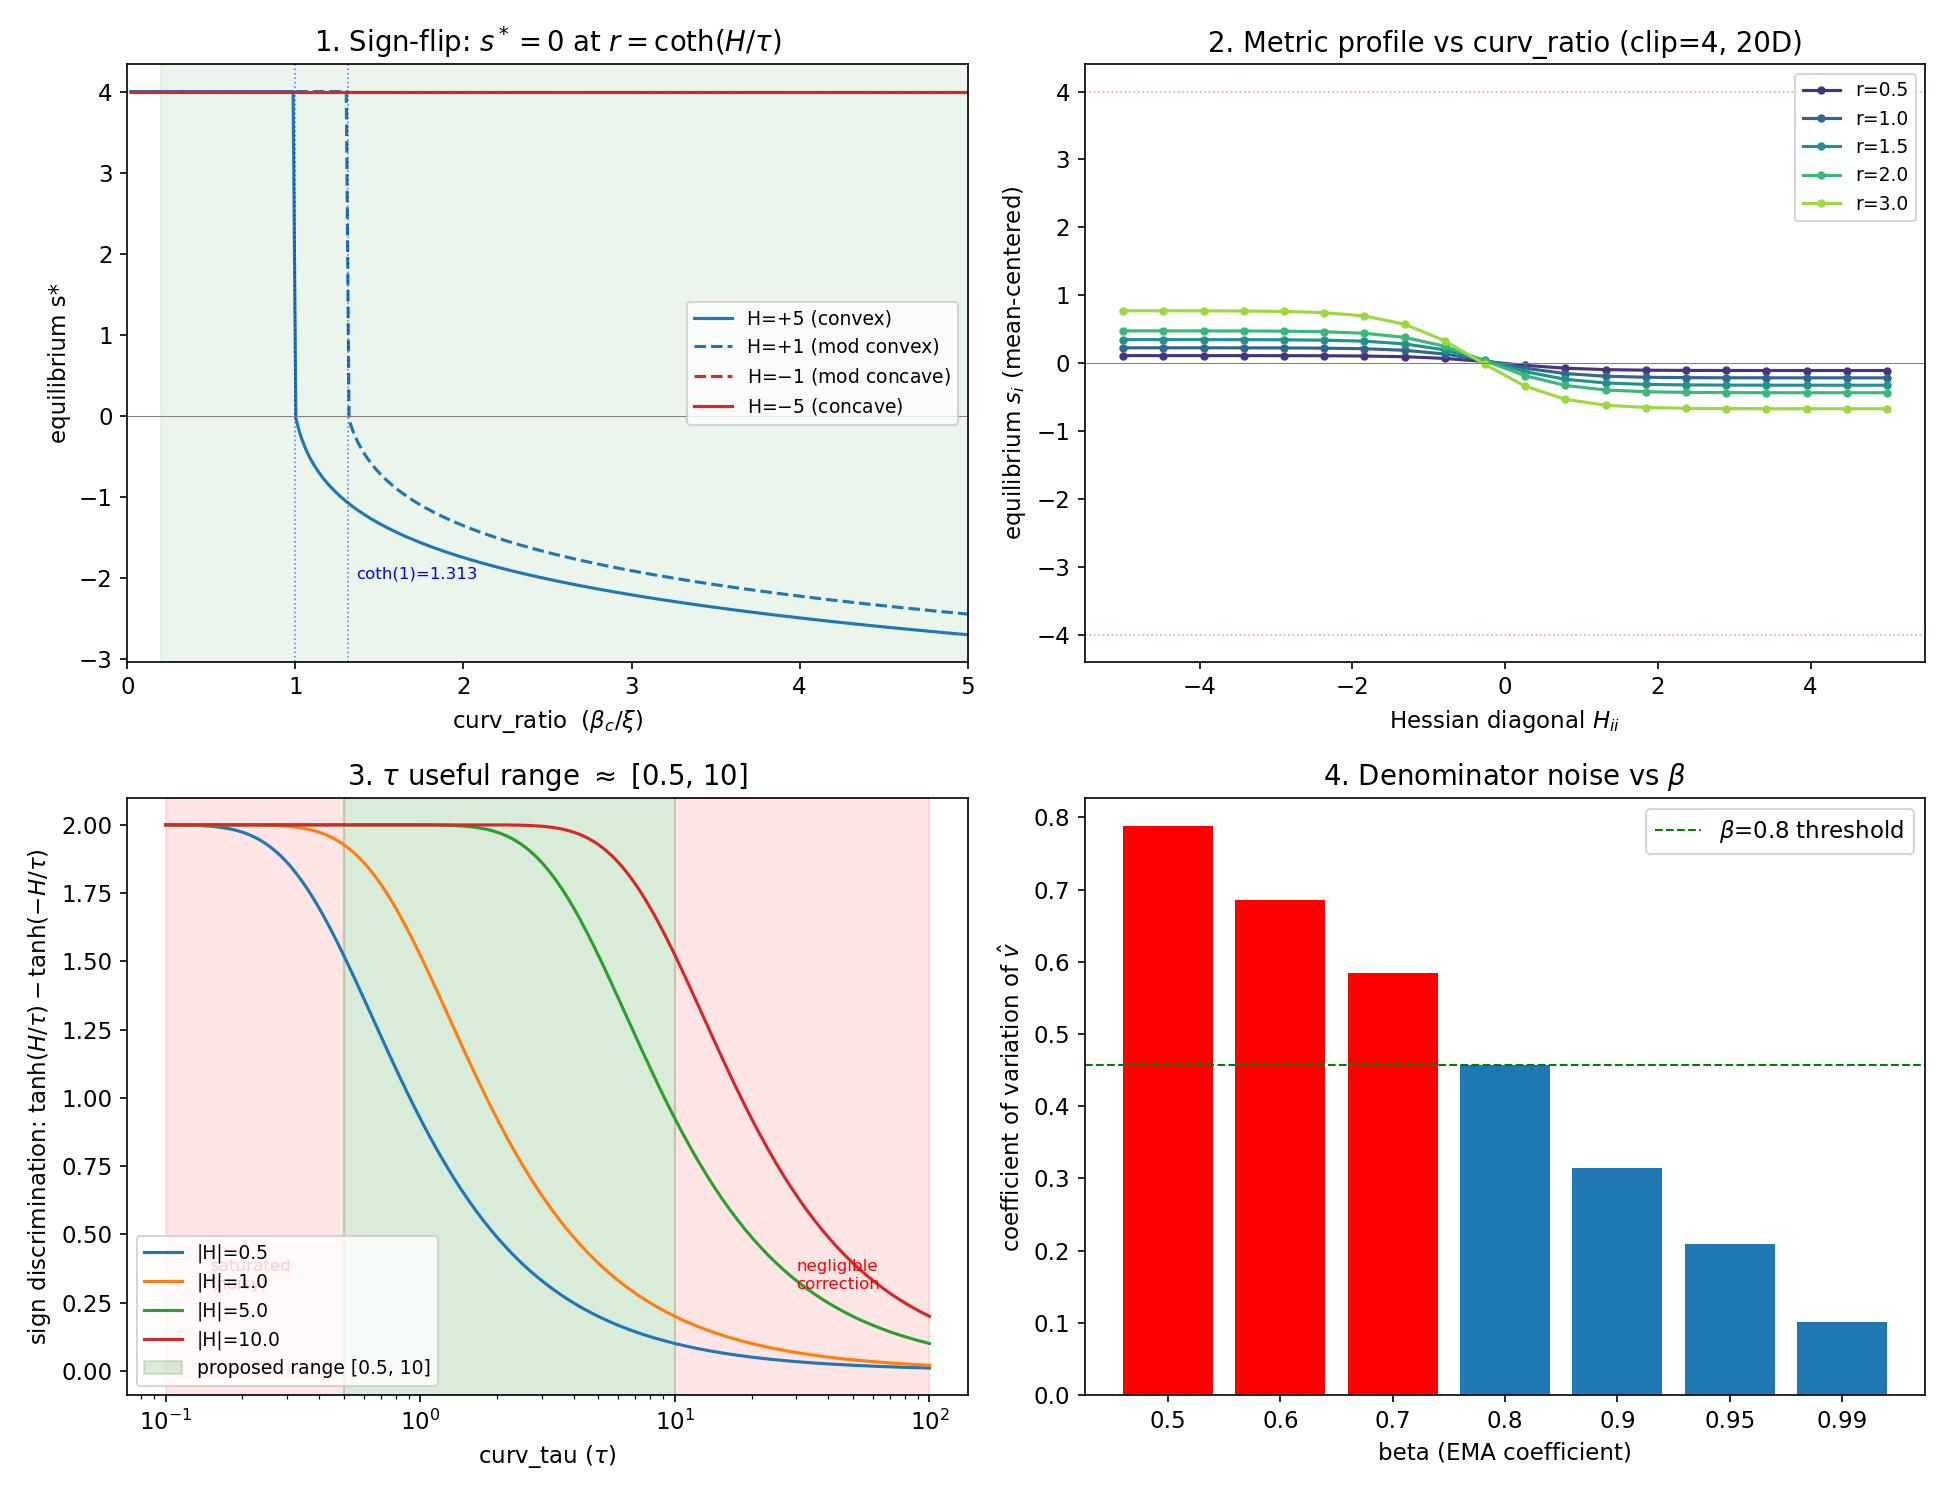

Write Python code to recreate this figure.
"""
IMO-48: Numerical + analytical verification of theoretical HP constraints.

Analytical results (Mathematica-verified):
  - Equilibrium: s* = -W(-xi*g^2*(1 - r*tanh(H/tau))/lam)  [Lambert W]
  - Sign-flip condition: r_crit = coth(H/tau), approaches 1 for |H| >> tau
  - Mean-centered bifurcation slightly below coth(H/tau)
  - tau sensitivity: d/dtau[2 tanh(H/tau)] = -2H sech^2(H/tau)/tau^2,
    maximized at tau ~ |H|

Numerical verification of four constraint claims:
  1. Sign-flip transition at curv_ratio ~ coth(H/tau)
  2. metric_clip: when does it bind under mean-centering?
  3. curv_tau useful range ~ [0.5, 10]
  4. beta < 0.8 gives noisy denominator EMA
"""
import numpy as np
from scipy.optimize import brentq
import matplotlib.pyplot as plt
import matplotlib
matplotlib.rcParams.update({"font.size": 11})

OUT = "notebooks/hp-constraint-verification.png"


# ================================================================
# Helpers
# ================================================================

def equilibrium_s_single(ratio, H, xi=0.1, g2=0.1, tau=1.0, lam=1e-3, clip=4.0):
    """Single-component equilibrium (no mean-centering)."""
    coeff = xi * g2 * (1 - ratio * np.tanh(H / tau))
    def f(s):
        return coeff * np.exp(s) - lam * s
    lo, hi = -clip, clip
    fa, fb = f(lo), f(hi)
    if fa * fb > 0:
        return hi if coeff > 0 else lo
    return brentq(f, lo, hi)


def simulate_metric_deterministic(
    N, n_steps, xi, mu, lam, clip, curv_beta, tau, H_diag, g2_diag,
):
    """Deterministic metric dynamics with mean-centering (no gradient noise)."""
    s = np.zeros(N)
    for _ in range(n_steps):
        curv_sign = np.tanh(H_diag / tau)
        s_grad = xi * np.exp(s) * g2_diag - curv_beta * curv_sign * np.exp(s) * g2_diag
        s = s + mu * s_grad - mu * lam * s
        s = s - np.mean(s)
        s = np.clip(s, -clip, clip)
    return s


# ================================================================
# Plots
# ================================================================

ratios = np.linspace(0.02, 5.0, 300)
fig, axes = plt.subplots(2, 2, figsize=(13, 10))

# ---- Panel 1: Sign-flip transition ----
ax = axes[0, 0]
for H, ls, color, label in [
    (5.0, "-", "tab:blue", "H=+5 (convex)"),
    (1.0, "--", "tab:blue", "H=+1 (mod convex)"),
    (-1.0, "--", "tab:red", r"H=$-$1 (mod concave)"),
    (-5.0, "-", "tab:red", r"H=$-$5 (concave)"),
]:
    ss = [equilibrium_s_single(r, H) for r in ratios]
    ax.plot(ratios, ss, ls=ls, color=color, label=label)

# Analytical r_crit = coth(H/tau)
for H_val, ypos in [(5.0, -3.5), (1.0, -2.0)]:
    rc = 1.0 / np.tanh(H_val / 1.0)
    ax.axvline(rc, color="blue", ls=":", lw=0.8, alpha=0.5)
    ax.annotate(f"coth({H_val:.0f})={rc:.3f}", xy=(rc + 0.05, ypos), fontsize=8, color="blue")

ax.axhline(0, color="gray", lw=0.5)
ax.axvspan(0.2, 5.0, alpha=0.08, color="green")
ax.set_xlabel(r"curv_ratio  ($\beta_c / \xi$)")
ax.set_ylabel("equilibrium s*")
ax.set_title(r"1. Sign-flip: $s^*=0$ at $r = \coth(H/\tau)$")
ax.legend(fontsize=9)
ax.set_xlim(0, 5)


# ---- Panel 2: metric_clip — deterministic multi-dim ----
ax = axes[0, 1]
N = 20
H_diag = np.linspace(-5, 5, N)
g2_diag = np.ones(N) * 0.1

# Sweep curv_ratio to show when clip binds
curv_ratios_test = [0.5, 1.0, 1.5, 2.0, 3.0]
colors_r = plt.cm.viridis(np.linspace(0.15, 0.85, len(curv_ratios_test)))

for cr, color in zip(curv_ratios_test, colors_r):
    xi_val = 0.1
    cb = cr * xi_val
    s_final = simulate_metric_deterministic(
        N=N, n_steps=20000, xi=xi_val, mu=1e-3, lam=1e-3,
        clip=4.0, curv_beta=cb, tau=1.0, H_diag=H_diag, g2_diag=g2_diag,
    )
    ax.plot(H_diag, s_final, "o-", ms=3, color=color, label=f"r={cr}")

ax.axhline(0, color="gray", lw=0.5)
ax.axhline(4.0, color="red", ls=":", lw=0.8, alpha=0.4)
ax.axhline(-4.0, color="red", ls=":", lw=0.8, alpha=0.4)
ax.set_xlabel("Hessian diagonal $H_{ii}$")
ax.set_ylabel("equilibrium $s_i$ (mean-centered)")
ax.set_title("2. Metric profile vs curv_ratio (clip=4, 20D)")
ax.legend(fontsize=9)


# ---- Panel 3: curv_tau useful range ----
ax = axes[1, 0]
taus = np.logspace(-1, 2, 200)
H_vals = [0.5, 1.0, 5.0, 10.0]

for H in H_vals:
    diff = 2 * np.tanh(H / taus)
    ax.semilogx(taus, diff, label=f"|H|={H}")

ax.axvspan(0.5, 10.0, alpha=0.15, color="green", label="proposed range [0.5, 10]")
ax.axvspan(0.1, 0.5, alpha=0.1, color="red")
ax.axvspan(10.0, 100.0, alpha=0.1, color="red")
ax.set_xlabel(r"curv_tau ($\tau$)")
ax.set_ylabel(r"sign discrimination: $\tanh(H/\tau) - \tanh(-H/\tau)$")
ax.set_title(r"3. $\tau$ useful range $\approx$ [0.5, 10]")
ax.legend(fontsize=9)
ax.annotate("saturated\n(noisy)", xy=(0.15, 0.3), fontsize=8, color="red")
ax.annotate("negligible\ncorrection", xy=(30, 0.3), fontsize=8, color="red")


# ---- Panel 4: beta noise ----
ax = axes[1, 1]
np.random.seed(42)
n_steps = 5000
xi_val = 0.1

betas = [0.5, 0.6, 0.7, 0.8, 0.9, 0.95, 0.99]
noise_levels = []

for beta_val in betas:
    metric_ema = 0.0
    v_hats = []
    for t in range(1, n_steps + 1):
        g = np.random.randn() * 2 + 1
        v = xi_val * g ** 2
        metric_ema = beta_val * metric_ema + (1 - beta_val) * v
        v_hat = metric_ema / (1 - beta_val ** t)
        v_hats.append(v_hat)
    v_arr = np.array(v_hats[500:])
    cv = np.std(v_arr) / np.mean(v_arr)
    noise_levels.append(cv)

bars = ax.bar(
    [str(b) for b in betas], noise_levels,
    color=["red" if b < 0.8 else "tab:blue" for b in betas],
)
ax.set_xlabel("beta (EMA coefficient)")
ax.set_ylabel(r"coefficient of variation of $\hat{v}$")
ax.set_title(r"4. Denominator noise vs $\beta$")
ax.axhline(noise_levels[betas.index(0.8)], color="green", ls="--", lw=1,
           label=r"$\beta$=0.8 threshold")
ax.legend()

plt.tight_layout()
plt.savefig(OUT, dpi=150)
print(f"Saved: {OUT}")


# ================================================================
# Numerical summary
# ================================================================

print("\n" + "=" * 70)
print("KEY NUMERICAL RESULTS")
print("=" * 70)

print("\n1. SIGN-FLIP TRANSITION")
print("   Analytical: r_crit = coth(H/tau)")
for H_val in [1.0, 2.0, 5.0, 10.0]:
    rc = 1.0 / np.tanh(H_val / 1.0)
    print(f"   H={H_val:4.0f}, tau=1: r_crit = {rc:.6f}")
print("\n   Single-component equilibria:")
for r in [0.5, 0.8, 1.0, 1.2, 1.5, 2.0, 3.0]:
    s_conv = equilibrium_s_single(r, 5.0)
    s_conc = equilibrium_s_single(r, -5.0)
    print(f"   r={r:.1f}: s*(H=+5)={s_conv:+.3f}, s*(H=-5)={s_conc:+.3f}")

print("\n2. METRIC_CLIP BINDING (deterministic, 20D, mean-centered)")
for cr in [0.5, 1.0, 1.5, 2.0, 3.0]:
    xi_val = 0.1
    s_final = simulate_metric_deterministic(
        N=20, n_steps=20000, xi=xi_val, mu=1e-3, lam=1e-3,
        clip=4.0, curv_beta=cr * xi_val, tau=1.0,
        H_diag=np.linspace(-5, 5, 20), g2_diag=np.ones(20) * 0.1,
    )
    max_dev = np.max(np.abs(s_final))
    at_clip = np.sum(np.abs(np.abs(s_final) - 4.0) < 0.05)
    print(f"   r={cr:.1f}: max|s|={max_dev:.3f}, at_clip={at_clip}/20, "
          f"metric_ratio=exp(2*{max_dev:.2f})={np.exp(2 * max_dev):.1f}")

# Test clip sensitivity at high curv_ratio
print("\n   Clip sensitivity at r=2.0:")
for clip_val in [1.0, 2.0, 3.0, 4.0, 5.0]:
    s_final = simulate_metric_deterministic(
        N=20, n_steps=20000, xi=0.1, mu=1e-3, lam=1e-3,
        clip=clip_val, curv_beta=0.2, tau=1.0,
        H_diag=np.linspace(-5, 5, 20), g2_diag=np.ones(20) * 0.1,
    )
    max_dev = np.max(np.abs(s_final))
    at_clip = np.sum(np.abs(np.abs(s_final) - clip_val) < 0.05)
    print(f"   clip={clip_val:.0f}: max|s|={max_dev:.3f}, at_clip={at_clip}/20")

print("\n3. CURV_TAU DISCRIMINATION (|H|=1):")
for tau in [0.1, 0.5, 1.0, 5.0, 10.0, 100.0]:
    disc = 2 * np.tanh(1.0 / tau)
    sens = 2 * 1.0 / (np.cosh(1.0 / tau) ** 2 * tau ** 2)  # |d/dtau|
    print(f"   tau={tau:6.1f}: discrimination={disc:.4f}, sensitivity={sens:.4f}")

print("\n4. BETA NOISE (CV of v_hat):")
for b, cv in zip(betas, noise_levels):
    print(f"   beta={b:.2f}: CV={cv:.3f}")
